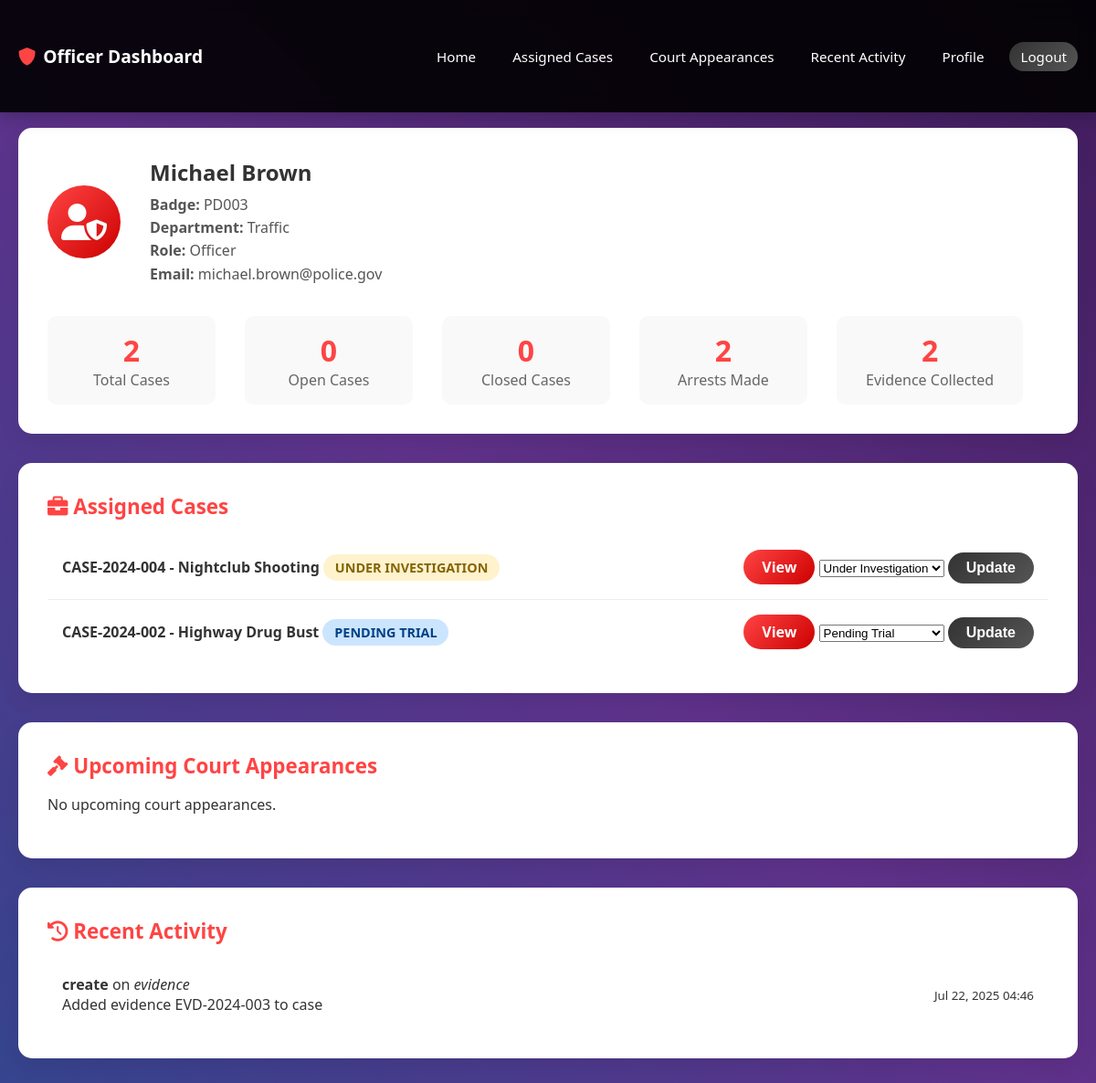
Page /modules/officers/officer_dashboard.php (signed in) on the earlier database version.
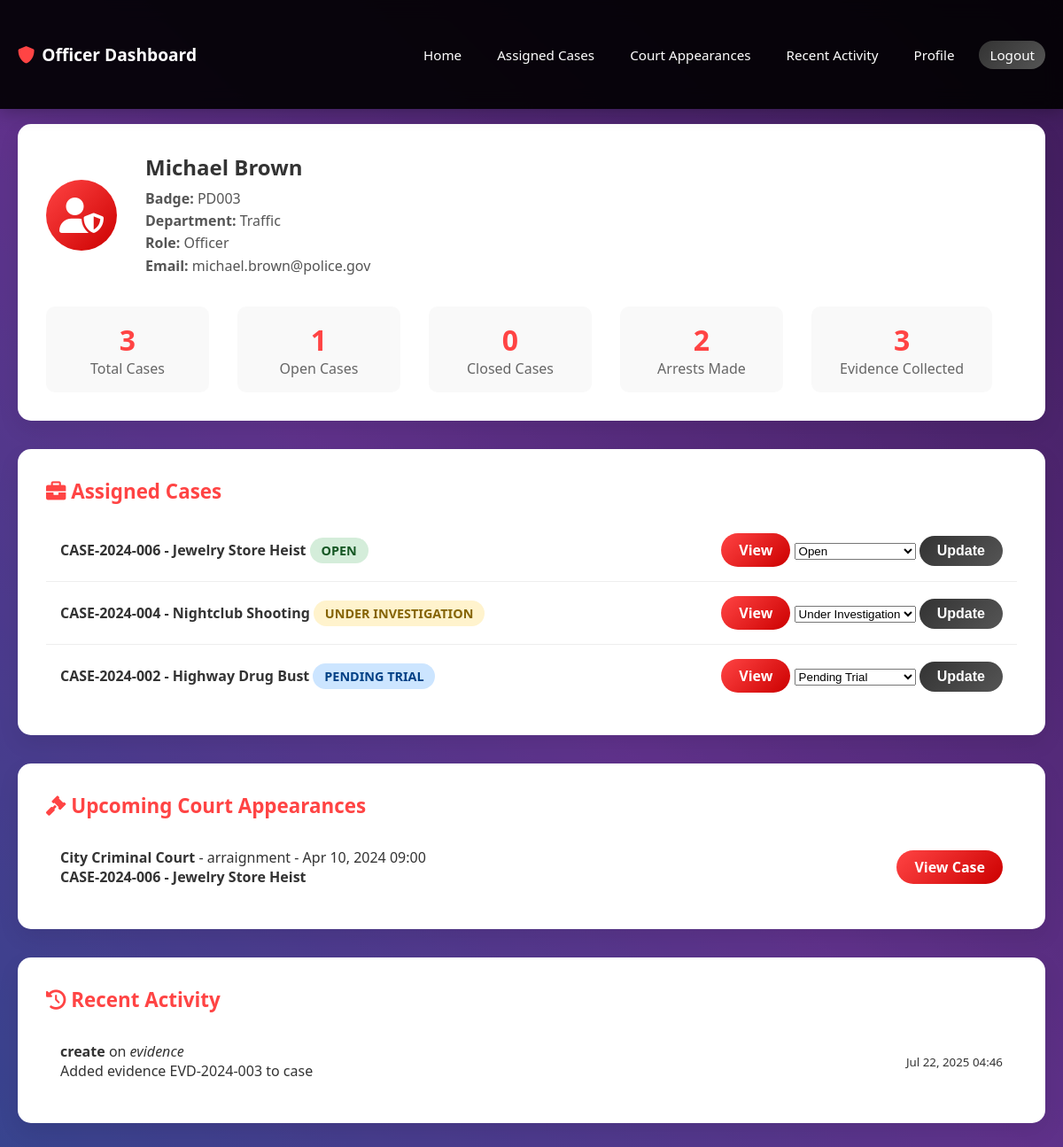
Same page on the later database version.
### tables this page shows
CREATE TABLE `cases` (
  `id` int(11) NOT NULL,
  `case_number` varchar(50) NOT NULL,
  `title` varchar(200) NOT NULL,
  `description` text NOT NULL,
  `case_type` enum('homicide','robbery','assault','drug_trafficking','fraud','burglary','theft','domestic_violence','sexual_assault','other') NOT NULL,
  `priority` enum('low','medium','high','urgent') DEFAULT 'medium',
  `status` enum('open','under_investigation','pending_trial','closed','cold_case') DEFAULT 'open',
  `location` varchar(200) NOT NULL,
  `incident_date` datetime NOT NULL,
  `reported_date` datetime NOT NULL,
  `assigned_officer` int(11) DEFAULT NULL,
  `lead_investigator` int(11) DEFAULT NULL,
  `estimated_value` decimal(12,2) DEFAULT 0.00,
  `created_by` int(11) NOT NULL,
  `created_at` timestamp NOT NULL DEFAULT current_timestamp(),
  `updated_at` timestamp NOT NULL DEFAULT current_timestamp() ON UPDATE current_timestamp(),
  `closed_at` timestamp NULL DEFAULT NULL
);

CREATE TABLE `activity_log` (
  `id` int(11) NOT NULL,
  `user_id` int(11) NOT NULL,
  `action` varchar(100) NOT NULL,
  `table_name` varchar(50) DEFAULT NULL,
  `record_id` int(11) DEFAULT NULL,
  `details` text DEFAULT NULL,
  `ip_address` varchar(45) DEFAULT NULL,
  `user_agent` text DEFAULT NULL,
  `created_at` timestamp NOT NULL DEFAULT current_timestamp()
);

CREATE TABLE `court_appearances` (
  `id` int(11) NOT NULL,
  `case_id` int(11) NOT NULL,
  `criminal_id` int(11) NOT NULL,
  `court_name` varchar(100) NOT NULL,
  `court_date` datetime NOT NULL,
  `appearance_type` enum('arraignment','preliminary_hearing','trial','sentencing','appeal','other') NOT NULL,
  `outcome` text DEFAULT NULL,
  `next_hearing_date` datetime DEFAULT NULL,
  `notes` text DEFAULT NULL,
  `created_at` timestamp NOT NULL DEFAULT current_timestamp(),
  `updated_at` timestamp NOT NULL DEFAULT current_timestamp() ON UPDATE current_timestamp()
);

### modules/officers/officer_dashboard.php (the view, shortened to what the changed rows need)
<?php
$servername = "localhost";
$username = "root";
$password = "";
$dbname = "criminal_management";
try {
    $conn = new PDO("mysql:host=$servername;dbname=$dbname", $username, $password);
    $conn->setAttribute(PDO::ATTR_ERRMODE, PDO::ERRMODE_EXCEPTION);
} catch(PDOException $e) {
    die("Connection failed: " . $e->getMessage());
}
$officer_id = $_SESSION['user_id'];
$cases_sql = "SELECT c.id, c.case_number, c.title, c.case_type, c.status, c.priority, c.incident_date
              FROM cases c
              WHERE c.assigned_officer = :officer_id OR c.lead_investigator = :officer_id
              ORDER BY c.incident_date DESC";
$cases_stmt = $conn->prepare($cases_sql);
$cases_stmt->execute(['officer_id' => $officer_id]);
$assigned_cases = $cases_stmt->fetchAll(PDO::FETCH_ASSOC);
$court_sql = "SELECT ca.*, c.case_number, c.title
              FROM court_appearances ca
              JOIN cases c ON ca.case_id = c.id
              WHERE c.assigned_officer = :officer_id OR c.lead_investigator = :officer_id
              AND ca.court_date >= NOW()
              ORDER BY ca.court_date ASC";
$court_stmt = $conn->prepare($court_sql);
$court_stmt->execute(['officer_id' => $officer_id]);
$court_appearances = $court_stmt->fetchAll(PDO::FETCH_ASSOC);
$activity_sql = "SELECT action, table_name, details, created_at
                 FROM activity_log
                 WHERE user_id = :officer_id
                 ORDER BY created_at DESC
                 LIMIT 10";
$activity_stmt = $conn->prepare($activity_sql);
$activity_stmt->execute(['officer_id' => $officer_id]);
$recent_activity = $activity_stmt->fetchAll(PDO::FETCH_ASSOC);
try {
    $stats_sql = "CALL GetOfficerStats(:officer_id)";
    $stats_stmt = $conn->prepare($stats_sql);
    $stats_stmt->execute(['officer_id' => $officer_id]);
    $stats = $stats_stmt->fetch(PDO::FETCH_ASSOC);
} catch (PDOException $e) {
    $fallback_sql = "
        SELECT
            COUNT(*) AS total_cases,
            SUM(CASE WHEN status = 'open' THEN 1 ELSE 0 END) AS open_cases,
            SUM(CASE WHEN status = 'closed' THEN 1 ELSE 0 END) AS closed_cases
        FROM cases
        WHERE assigned_officer = :officer_id OR lead_investigator = :officer_id
    ";
    $stmt = $conn->prepare($fallback_sql);
    $stmt->execute(['officer_id' => $officer_id]);
    $row = $stmt->fetch(PDO::FETCH_ASSOC);
    $stats = [
        'total_cases' => (int)($row['total_cases'] ?? 0),
        'open_cases' => (int)($row['open_cases'] ?? 0),
        'closed_cases' => (int)($row['closed_cases'] ?? 0),
        'total_arrests' => 0,
        'evidence_collected' => 0,
    ];
}
$user_sql = "SELECT fullname, email, badge_number, department, role, phone, address, profile_image, last_login
             FROM users WHERE id = :officer_id";
$user_stmt = $conn->prepare($user_sql);
$user_stmt->execute(['officer_id' => $officer_id]);
$profile = $user_stmt->fetch(PDO::FETCH_ASSOC);
?>
<!DOCTYPE html>
<html lang="en">
<head>
    <link href="https://cdnjs.cloudflare.com/ajax/libs/font-awesome/6.0.0/css/all.min.css" rel="stylesheet">
</head>
<body>
    <div class="container main-content">
        <section id="profile" class="card">
            <div class="profile-section">
                <div class="profile-info">
                    <h2><?php echo htmlspecialchars($profile['fullname']); ?></h2>
                </div>
            </div>
            <div class="stats-list">
                <div class="stat-item">
                    <div class="stat-number"><?php echo $stats['total_cases'] ?? 0; ?></div>
                    <div class="stat-label">Total Cases</div>
                </div>
                <div class="stat-item">
                    <div class="stat-number"><?php echo $stats['open_cases'] ?? 0; ?></div>
                    <div class="stat-label">Open Cases</div>
                </div>
                <div class="stat-item">
                    <div class="stat-number"><?php echo $stats['evidence_collected'] ?? 0; ?></div>
                    <div class="stat-label">Evidence Collected</div>
                </div>
            </div>
        </section>
        <section id="cases" class="card">
            <?php if (count($assigned_cases) > 0): ?>
                <ul class="case-list">
                    <?php foreach ($assigned_cases as $case): ?>
                        <li class="case-item">
                            <span>
                                <span class="case-title"><?php echo htmlspecialchars($case['case_number']); ?> - <?php echo htmlspecialchars($case['title']); ?></span>
                                <span class="case-status status-<?php echo $case['status']; ?>"><?php echo ucfirst(str_replace('_', ' ', $case['status'])); ?></span>
                            </span>
                            <span>
                                <a href="view_case.php?id=<?php echo $case['id']; ?>" class="btn btn-primary btn-sm">View</a>
                                <form method="POST" style="display:inline;">
                                    <select name="new_status" required>
                                        <option value="open" <?php if($case['status']=='open') echo 'selected'; ?>>Open</option>
                                        <option value="under_investigation" <?php if($case['status']=='under_investigation') echo 'selected'; ?>>Under Investigation</option>
                                        <option value="pending_trial" <?php if($case['status']=='pending_trial') echo 'selected'; ?>>Pending Trial</option>
                                    </select>
                                    <button type="submit" name="update_case_status" class="btn btn-secondary btn-sm">Update</button>
                                </form>
                            </span>
                        </li>
                    <?php endforeach; ?>
                </ul>
            <?php else: ?>
                <p>No cases assigned.</p>
            <?php endif; ?>
        </section>
        <section id="court" class="card">
            <div class="card-title"><i class="fas fa-gavel"></i> Upcoming Court Appearances</div>
            <?php if (count($court_appearances) > 0): ?>
                <ul class="court-list">
                    <?php foreach ($court_appearances as $court): ?>
                        <li class="court-item">
                            <span>
                                <strong><?php echo htmlspecialchars($court['court_name']); ?></strong> -
                                <?php echo htmlspecialchars($court['appearance_type']); ?> -
                                <span><?php echo date('M d, Y H:i', strtotime($court['court_date'])); ?></span>
                                <br>
                                <span class="case-title"><?php echo htmlspecialchars($court['case_number']); ?> - <?php echo htmlspecialchars($court['title']); ?></span>
                            </span>
                            <span>
                                <a href="view_case.php?id=<?php echo $court['case_id']; ?>" class="btn btn-primary btn-sm">View Case</a>
                            </span>
                        </li>
                    <?php endforeach; ?>
                </ul>
            <?php else: ?>
                <p>No upcoming court appearances.</p>
            <?php endif; ?>
        </section>
        <section id="activity" class="card">
            <?php if (count($recent_activity) > 0): ?>
                <ul class="activity-list">
                    <?php foreach ($recent_activity as $activity): ?>
                        <li class="activity-item">
                            <span>
                                <strong><?php echo htmlspecialchars($activity['action']); ?></strong>
                                <?php if ($activity['table_name']): ?>
                                    on <em><?php echo htmlspecialchars($activity['table_name']); ?></em>
                                <?php endif; ?>
                                <br>
                                <span><?php echo htmlspecialchars($activity['details']); ?></span>
                            </span>
                            <span>
                                <small><?php echo date('M d, Y H:i', strtotime($activity['created_at'])); ?></small>
                            </span>
                        </li>
                    <?php endforeach; ?>
                </ul>
            <?php else: ?>
                <p>No recent activity.</p>
            <?php endif; ?>
        </section>
    </div>
</body>
</html>

Differences in the rows shown:
added cases: case_number "CASE-2024-006", title "Jewelry Store Heist", status "OPEN", new_status "Open"
added court_appearances: court_name "City Criminal Court", appearance_type "arraignment", court_date "Apr 10, 2024 09:00", case.case_number "CASE-2024-006", case.title "Jewelry Store Heist"
Other differences:
$stats['total_cases']: "2" → "3"
$stats['open_cases']: "0" → "1"
$stats['evidence_collected']: "2" → "3"
text no longer shown: "No upcoming court appearances."
